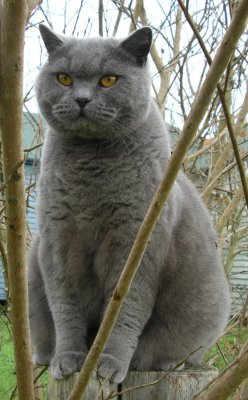
#> input picture numpy_tutorial/resource/cat.jpg, 248 x 400 px, found by its file name
$ python SciPy_playground.py   (Python 2 division)   (older library calls are emulated)
#> lines starting #> are read from the running program, lines starting #| are printed output that depends on the picture
# SciPy offers packages to handle basic image operations
from scipy.misc import imread, imsave, imresize
import matplotlib.pyplot as plt

img = imread('assets/cat.jpg')
#> img is the input picture: shape (400, 248, 3); mean R, G, B 117.6, 116.7, 103.4
print img.dtype, img.shape
#| uint8 (400, 248, 3)

img_tinted = img * [1, 0.95, 0.9]  # scale blue, green channel by 0.95 and 0.9 respectively
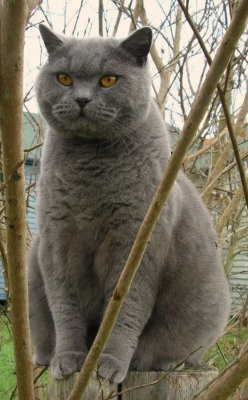
#> img_tinted: shape (400, 248, 3) float64; mean R, G, B 117.6, 110.9, 93.1
img_tinted = imresize(img_tinted, (300, 300))  # resize the image to be square
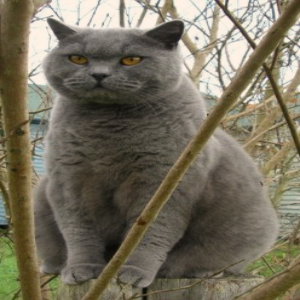
#> img_tinted: shape (300, 300, 3); mean R, G, B 117.7, 111, 93.2
imsave('assets/cat_tinted.jpg', img_tinted)

plt.close('all')

plt.subplot(1, 2, 1)
plt.imshow(img)
plt.title('Original')

plt.subplot(1, 2, 2)
plt.imshow(img_tinted)
plt.title('Tinted')
plt.show()
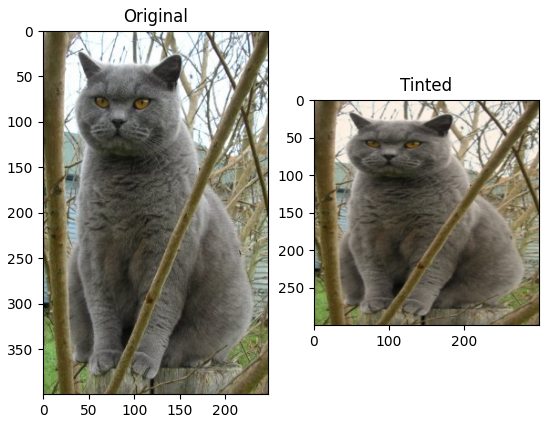
#> figure drawn by matplotlib, 2 panels
